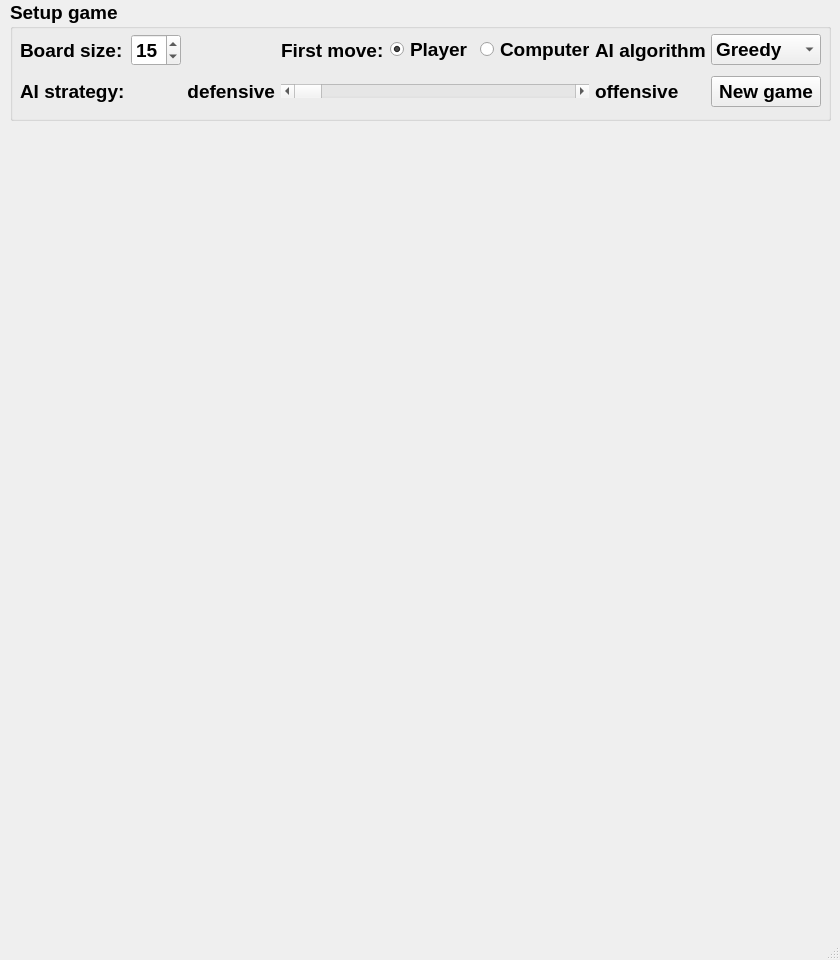
<?xml version="1.0" encoding="UTF-8"?>
<ui version="4.0">
 <class>MainWindow</class>
 <widget class="QMainWindow" name="MainWindow">
  <property name="geometry">
   <rect>
    <x>0</x>
    <y>0</y>
    <width>840</width>
    <height>960</height>
   </rect>
  </property>
  <property name="minimumSize">
   <size>
    <width>840</width>
    <height>960</height>
   </size>
  </property>
  <property name="maximumSize">
   <size>
    <width>840</width>
    <height>960</height>
   </size>
  </property>
  <property name="windowTitle">
   <string>Gomoku (五子棋)</string>
  </property>
  <widget class="QWidget" name="centralwidget">
   <widget class="QGroupBox" name="groupBox">
    <property name="geometry">
     <rect>
      <x>10</x>
      <y>0</y>
      <width>821</width>
      <height>121</height>
     </rect>
    </property>
    <property name="font">
     <font>
      <pointsize>14</pointsize>
      <weight>75</weight>
      <bold>true</bold>
     </font>
    </property>
    <property name="title">
     <string>Setup game</string>
    </property>
    <widget class="QWidget" name="gridLayoutWidget">
     <property name="geometry">
      <rect>
       <x>10</x>
       <y>30</y>
       <width>801</width>
       <height>81</height>
      </rect>
     </property>
     <layout class="QGridLayout" name="gridLayout">
      <item row="0" column="0">
       <widget class="QLabel" name="label">
        <property name="text">
         <string>Board size:</string>
        </property>
       </widget>
      </item>
      <item row="0" column="6">
       <widget class="QLabel" name="label_3">
        <property name="text">
         <string>AI algorithm:</string>
        </property>
       </widget>
      </item>
      <item row="0" column="5">
       <widget class="QRadioButton" name="radioButtonComputer">
        <property name="text">
         <string>Computer</string>
        </property>
       </widget>
      </item>
      <item row="0" column="4">
       <widget class="QRadioButton" name="radioButtonPlayer">
        <property name="text">
         <string>Player</string>
        </property>
        <property name="checked">
         <bool>true</bool>
        </property>
       </widget>
      </item>
      <item row="0" column="1">
       <widget class="QSpinBox" name="spinBoxSize">
        <property name="value">
         <number>15</number>
        </property>
       </widget>
      </item>
      <item row="1" column="0">
       <widget class="QLabel" name="label_4">
        <property name="text">
         <string>AI strategy:</string>
        </property>
       </widget>
      </item>
      <item row="0" column="7">
       <widget class="QComboBox" name="comboBox">
        <item>
         <property name="text">
          <string>Greedy</string>
         </property>
        </item>
        <item>
         <property name="text">
          <string>Minimax</string>
         </property>
        </item>
        <item>
         <property name="text">
          <string>Minimax with Alpha Beta</string>
         </property>
        </item>
       </widget>
      </item>
      <item row="1" column="2">
       <widget class="QLabel" name="label_6">
        <property name="text">
         <string>defensive</string>
        </property>
        <property name="alignment">
         <set>Qt::AlignRight|Qt::AlignTrailing|Qt::AlignVCenter</set>
        </property>
       </widget>
      </item>
      <item row="1" column="3" colspan="3">
       <widget class="QScrollBar" name="horizontalScrollBar">
        <property name="orientation">
         <enum>Qt::Horizontal</enum>
        </property>
       </widget>
      </item>
      <item row="1" column="6">
       <widget class="QLabel" name="label_5">
        <property name="text">
         <string>offensive</string>
        </property>
       </widget>
      </item>
      <item row="1" column="7">
       <widget class="QPushButton" name="pushButton">
        <property name="text">
         <string>New game</string>
        </property>
       </widget>
      </item>
      <item row="0" column="3">
       <widget class="QLabel" name="label_2">
        <property name="text">
         <string>First move:</string>
        </property>
       </widget>
      </item>
     </layout>
    </widget>
   </widget>
  </widget>
  <widget class="QMenuBar" name="menubar">
   <property name="geometry">
    <rect>
     <x>0</x>
     <y>0</y>
     <width>840</width>
     <height>22</height>
    </rect>
   </property>
  </widget>
  <widget class="QStatusBar" name="statusbar"/>
 </widget>
 <resources/>
 <connections/>
</ui>
